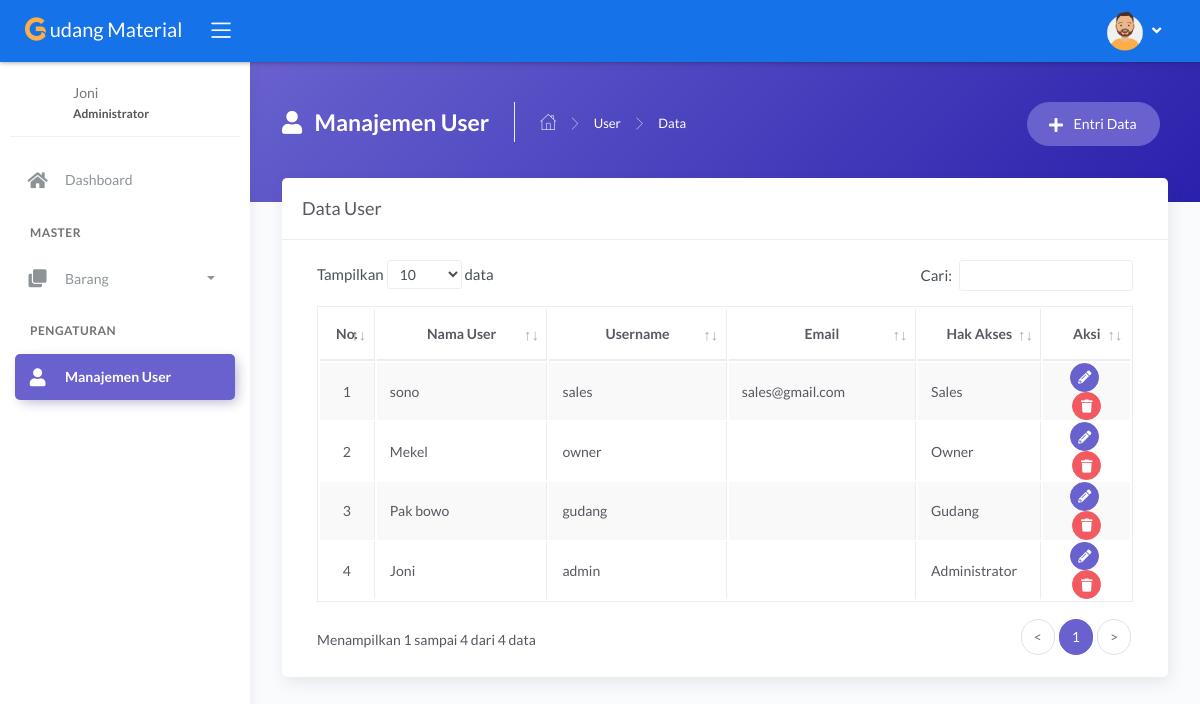
The page /main.php?module=user (signed in) on the database its author committed.
### tables this page shows
CREATE TABLE `tbl_user` (
  `id_user` int(11) NOT NULL,
  `nama_user` varchar(30) NOT NULL,
  `username` varchar(30) NOT NULL,
  `email` varchar(125) NOT NULL,
  `password` varchar(255) NOT NULL,
  `hak_akses` enum('Administrator','Gudang','Owner','Sales') NOT NULL
);

### modules/user/tampil_data.php (the view, shortened to what this page needs)
<?php
if (basename($_SERVER['PHP_SELF']) === basename(__FILE__)) {
  header('location: 404.html');
}
else {
?>
  <div class="panel-header bg-secondary-gradient">
    <div class="page-inner py-45">
      <div class="d-flex align-items-left align-items-md-top flex-column flex-md-row">
        <div class="page-header text-white">
          <h4 class="page-title text-white"><i class="fas fa-user mr-2"></i> Manajemen User</h4>
          <ul class="breadcrumbs">
            <li class="nav-home"><a href="?module=dashboard"><i class="flaticon-home text-white"></i></a></li>
            <li class="separator"><i class="flaticon-right-arrow"></i></li>
            <li class="nav-item"><a href="?module=user" class="text-white">User</a></li>
            <li class="separator"><i class="flaticon-right-arrow"></i></li>
            <li class="nav-item"><a>Data</a></li>
          </ul>
        </div>
        <div class="ml-md-auto py-2 py-md-0">
          <a href="?module=form_entri_user" class="btn btn-secondary btn-round mr-2">
            <span class="btn-label"><i class="fa fa-plus mr-2"></i></span> Entri Data
          </a>
        </div>
      </div>
    </div>
  </div>
  <div class="page-inner mt--5">
    <div class="card">
      <div class="card-header">
        <div class="card-title">Data User</div>
      </div>
      <div class="card-body">
        <div class="table-responsive">
          <table id="basic-datatables" class="display table table-bordered table-striped table-hover">
            <thead>
              <tr>
                <th class="text-center">No.</th>
                <th class="text-center">Nama User</th>
                <th class="text-center">Username</th>
                <th class="text-center">Email</th>
                <th class="text-center">Hak Akses</th>
                <th class="text-center">Aksi</th>
              </tr>
            </thead>
            <tbody>
              <?php
              $no = 1;
              $query = mysqli_query($mysqli, "SELECT id_user, nama_user, username, email, hak_akses FROM tbl_user ORDER BY id_user DESC")
                                              or die('Ada kesalahan pada query tampil data : ' . mysqli_error($mysqli));
              while ($data = mysqli_fetch_assoc($query)) { ?>
                <tr>
                  <td width="30" class="text-center"><?php echo $no++; ?></td>
                  <td width="180"><?php echo $data['nama_user']; ?></td>
                  <td width="180"><?php echo $data['username']; ?></td>
                  <td width="180"><?php echo $data['email']; ?></td>
                  <td width="100"><?php echo $data['hak_akses']; ?></td>
                  <td width="70" class="text-center">
                    <div>
                      <a href="?module=form_ubah_user&id=<?php echo $data['id_user']; ?>" class="btn btn-icon btn-round btn-secondary btn-sm mr-md-1" data-toggle="tooltip" data-placement="top" title="Ubah">
                        <i class="fas fa-pencil-alt fa-sm"></i>
                      </a>
                      <a href="modules/user/proses_hapus.php?id=<?php echo $data['id_user']; ?>" onclick="return confirm('Anda yakin ingin menghapus data user dengan username <?php echo $data['username']; ?>?')" class="btn btn-icon btn-round btn-danger btn-sm" data-toggle="tooltip" data-placement="top" title="Hapus">
                        <i class="fas fa-trash fa-sm"></i>
                      </a>
                    </div>
                  </td>
                </tr>
              <?php } ?>
            </tbody>
          </table>
        </div>
      </div>
    </div>
  </div>
<?php } ?>

### main.php (shortened to what this page needs)
<?php
if (empty($_SESSION['username']) && empty($_SESSION['password'])) {
  header('location: login.php?pesan=2');
}
else { ?>
  <!DOCTYPE html>
  <html lang="en">
  <head>
    <link rel="stylesheet" href="assets/js/plugin/datepicker/css/bootstrap-datepicker.css">
    <link rel="stylesheet" href="assets/js/plugin/chosen/css/chosen.css">
    <link rel="stylesheet" href="assets/css/bootstrap.min.css">
    <link rel="stylesheet" href="assets/css/atlantis.min.css">
  </head>
  <body>
    <div class="wrapper">
      <div class="main-header">
        <div class="logo-header" data-background-color="blue">
          <a href="?module=dashboard" class="logo">
            <div class="navbar-brand">
              <span><i class="fab fa-gofore fa-lg text-warning"></i></span>
              <span class="text-white">udang Material</span>
            </div>
          </a>
          <div class="nav-toggle">
            <button class="btn btn-toggle toggle-sidebar">
              <i class="icon-menu"></i>
            </button>
          </div>
        </div>
        <nav class="navbar navbar-header navbar-expand-lg" data-background-color="blue">
          <div class="container-fluid">
            <ul class="navbar-nav topbar-nav ml-md-auto align-items-center">
              <li class="nav-item dropdown hidden-caret">
                <a class="dropdown-toggle profile-pic" data-toggle="dropdown" href="javascript:void(0)" aria-expanded="false">
                  <div class="avatar-sm-top mt-1">
                    <img src="assets/img/avatar-1.png" alt="image profile" class="avatar-img rounded-circle">
                    <i class="fas fa-angle-down avatar-title"></i>
                  </div>
                </a>
              </li>
            </ul>
          </div>
        </nav>
      </div>
      <div class="sidebar sidebar-style-2">
        <div class="sidebar-wrapper scrollbar scrollbar-inner">
          <div class="sidebar-content">
            <div class="user">
              <div class="avatar-sm float-left mr-2">
              </div>
              <div class="info">
                <a>
                  <span>
                    <?php echo $_SESSION['nama_user']; ?>
                    <span class="user-level"><?php echo $_SESSION['hak_akses']; ?></span>
                  </span>
                </a>
              </div>
            </div>
            <ul class="nav nav-secondary">
              <?php include "sidebar_menu.php"; ?>
            </ul>
          </div>
        </div>
      </div>
      <div class="main-panel">
        <div class="content">
          <?php include "content.php"; ?>
        </div>
      </div>
    </div>
  </body>
  </html>
<?php } ?>

### sidebar_menu.php (shortened to what this page needs)
<?php
if (basename($_SERVER['PHP_SELF']) === basename(__FILE__)) {
  header('location: 404.html');
}
else {
  if ($_SESSION['hak_akses'] == 'Administrator') {
    if ($_GET['module'] == 'dashboard') { ?>
      <li class="nav-item active">
        <a href="?module=dashboard">
          <i class="fas fa-home"></i>
          <p>Dashboard</p>
        </a>
      </li>
    <?php
    }
    else { ?>
      <li class="nav-item">
        <a href="?module=dashboard">
          <i class="fas fa-home"></i>
          <p>Dashboard</p>
        </a>
      </li>
    <?php
    }
    if ($_GET['module'] == 'barang' || $_GET['module'] == 'tampil_detail_barang' || $_GET['module'] == 'form_entri_barang' || $_GET['module'] == 'form_ubah_barang') { ?>
      <li class="nav-section">
        <span class="sidebar-mini-icon">
          <i class="fa fa-ellipsis-h"></i>
        </span>
        <h4 class="text-section">Master</h4>
      </li>
      <li class="nav-item active submenu">
        <a data-toggle="collapse" href="#barang">
          <i class="fas fa-clone"></i>
          <p>Barang</p>
          <span class="caret"></span>
        </a>
        <div class="collapse show" id="barang">
          <ul class="nav nav-collapse">
            <li class="active">
              <a href="?module=barang">
                <span class="sub-item">Data Barang</span>
              </a>
            </li>
            <li>
              <a href="?module=jenis">
                <span class="sub-item">Jenis Barang</span>
              </a>
            </li>
            <li>
              <a href="?module=satuan">
                <span class="sub-item">Satuan</span>
              </a>
            </li>
          </ul>
        </div>
      </li>
    <?php
    }
    else { ?>
      <li class="nav-section">
        <h4 class="text-section">Master</h4>
      </li>
      <li class="nav-item">
        <a data-toggle="collapse" href="#barang">
          <i class="fas fa-clone"></i>
          <p>Barang</p>
          <span class="caret"></span>
        </a>
      </li>
    <?php
    }
    if ($_GET['module'] == 'user' || $_GET['module'] == 'form_entri_user' || $_GET['module'] == 'form_ubah_user') { ?>
      <li class="nav-section">
        <h4 class="text-section">Pengaturan</h4>
      </li>
      <li class="nav-item active">
        <a href="?module=user">
          <i class="fas fa-user"></i>
          <p>Manajemen User</p>
        </a>
      </li>
    <?php
    }
  }
}
?>

### content.php (shortened to what this page needs)
<?php
if (basename($_SERVER['PHP_SELF']) === basename(__FILE__)) {
  header('location: 404.html');
}
else {
  if ($_GET['module'] == 'dashboard') {
    include "modules/dashboard/tampil_data.php";
  }
  elseif ($_GET['module'] == 'barang' && $_SESSION['hak_akses'] != 'Owner') {
    include "modules/barang/tampil_data.php";
  }
  elseif ($_GET['module'] == 'form_entri_barang' && $_SESSION['hak_akses'] != 'Owner') {
    include "modules/barang/form_entri.php";
  }
  elseif ($_GET['module'] == 'form_ubah_barang' && $_SESSION['hak_akses'] != 'Owner') {
    include "modules/barang/form_ubah.php";
  }
  elseif ($_GET['module'] == 'tampil_detail_barang' && $_SESSION['hak_akses'] != 'Owner') {
    include "modules/barang/tampil_detail.php";
  }
  elseif ($_GET['module'] == 'jenis' && $_SESSION['hak_akses'] != 'Owner') {
    include "modules/jenis/tampil_data.php";
  }
  elseif ($_GET['module'] == 'form_entri_jenis' && $_SESSION['hak_akses'] != 'Owner') {
    include "modules/jenis/form_entri.php";
  }
  elseif ($_GET['module'] == 'form_ubah_jenis' && $_SESSION['hak_akses'] != 'Owner') {
    include "modules/jenis/form_ubah.php";
  }
  elseif ($_GET['module'] == 'satuan' && $_SESSION['hak_akses'] != 'Owner') {
    include "modules/satuan/tampil_data.php";
  }
  elseif ($_GET['module'] == 'form_entri_satuan' && $_SESSION['hak_akses'] != 'Owner') {
    include "modules/satuan/form_entri.php";
  }
  elseif ($_GET['module'] == 'form_ubah_satuan' && $_SESSION['hak_akses'] != 'Owner') {
    include "modules/satuan/form_ubah.php";
  }
  elseif ($_GET['module'] == 'barang_masuk' && $_SESSION['hak_akses'] != 'Owner') {
    include "modules/barang-masuk/tampil_data.php";
  }
  elseif ($_GET['module'] == 'form_entri_barang_masuk' && $_SESSION['hak_akses'] != 'Owner') {
    include "modules/barang-masuk/form_entri.php";
  }
  elseif ($_GET['module'] == 'barang_keluar' && $_SESSION['hak_akses'] != 'Owner') {
    include "modules/barang-keluar/tampil_data.php";
  }
  elseif ($_GET['module'] == 'form_entri_barang_keluar' && $_SESSION['hak_akses'] != 'Owner') {
    include "modules/barang-keluar/form_entri.php";
  }
  elseif ($_GET['module'] == 'laporan_stok') {
    include "modules/laporan-stok/tampil_data.php";
  }
  elseif ($_GET['module'] == 'laporan_barang_masuk') {
    include "modules/laporan-barang-masuk/tampil_data.php";
  }
  elseif ($_GET['module'] == 'laporan_barang_keluar') {
    include "modules/laporan-barang-keluar/tampil_data.php";
  }
  elseif ($_GET['module'] == 'user' && $_SESSION['hak_akses'] == 'Administrator') {
    include "modules/user/tampil_data.php";
  }
  elseif ($_GET['module'] == 'form_entri_user' && $_SESSION['hak_akses'] == 'Administrator') {
    include "modules/user/form_entri.php";
  }
  elseif ($_GET['module'] == 'form_ubah_user' && $_SESSION['hak_akses'] == 'Administrator') {
    include "modules/user/form_ubah.php";
  }
  elseif ($_GET['module'] == 'form_ubah_password') {
    include "modules/password/form_ubah.php";
  }
}

### rows shown on the page
tbl_user: nama_user "sono", username "sales", email "sales@gmail.com", hak_akses "Sales"
tbl_user: nama_user "Mekel", username "owner", hak_akses "Owner"
tbl_user: nama_user "Pak bowo", username "gudang", hak_akses "Gudang"
tbl_user: nama_user "Joni", username "admin", hak_akses "Administrator"

### other values the page prints
$_SESSION['nama_user'] "Joni"
$_SESSION['hak_akses'] "Administrator"
